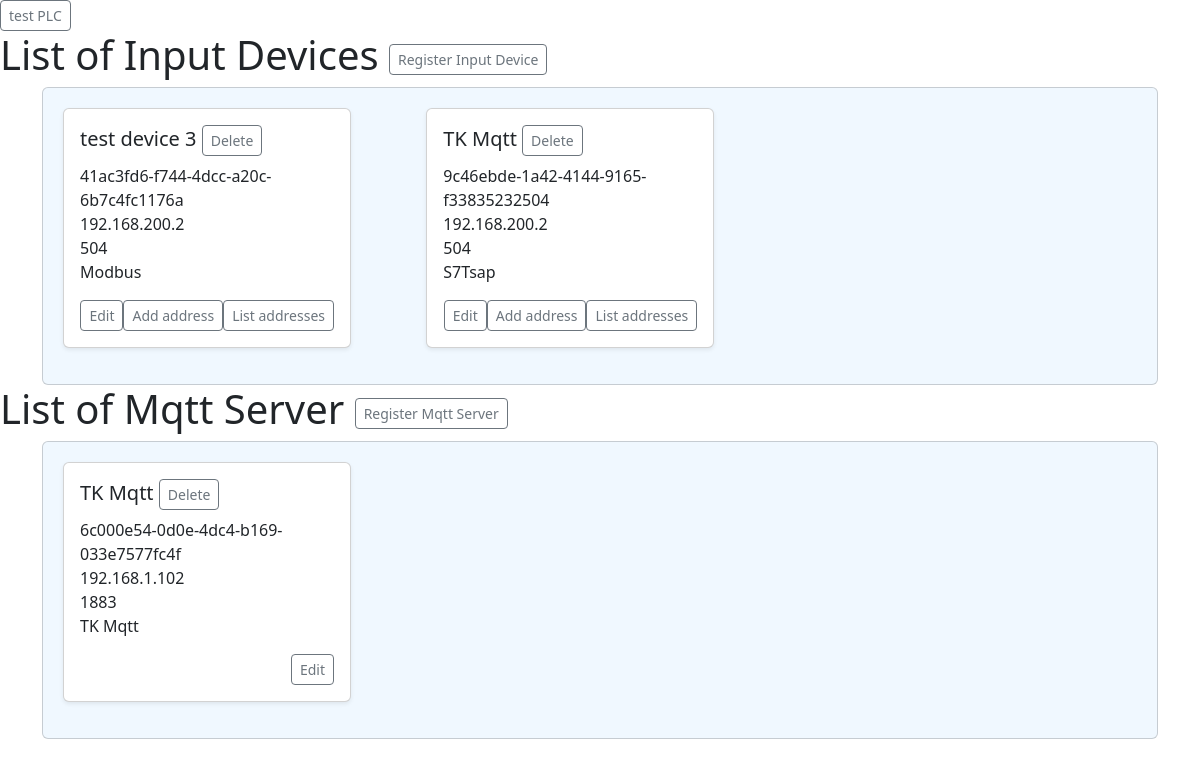
/, run on an earlier commit of the app's database.
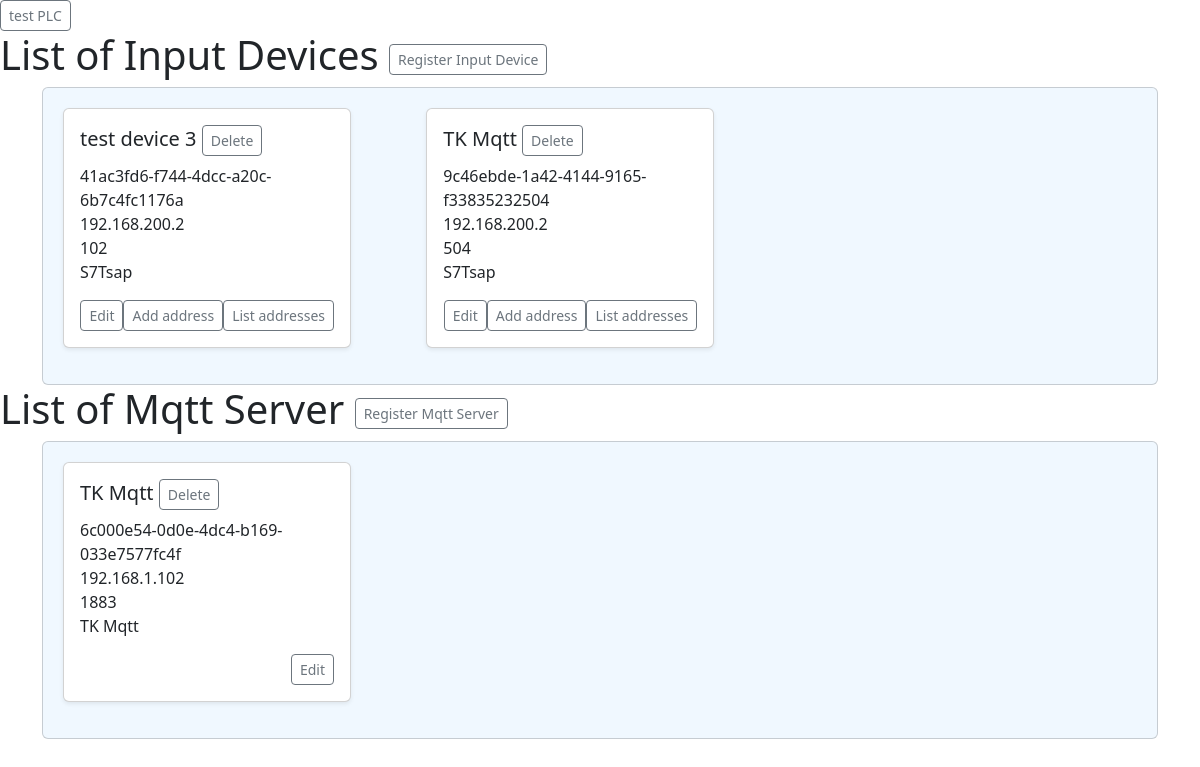
And on a later commit of the database.
### iiot/models.py (models this page shows, shortened)
class InputDevices(models.Model):
    device_id=models.UUIDField(primary_key=True,default=uuid.uuid4,unique=True)
    device_name=models.CharField(max_length=24)
    ip_address=models.GenericIPAddressField(max_length=24)
    port=models.IntegerField()
    rack=models.IntegerField(default=1)
    slot=models.IntegerField(default=1)
    device_protocol=models.CharField(max_length=10,choices=plc_protocols,default="S7Tsap")

### iiot/views.py (the view)
# urls.py: path("", views.listDevices,name='ListDevices'),
def listDevices(request):
    inputDevices=InputDevices.objects.all()
    mqttServers=MqttServers.objects.all()
    context={
         'inputDevices':inputDevices,
         'mqttServers':mqttServers
     }
    return render(request,"iiot/listDevices.html",context)

### iiot/templates/iiot/listDevices.html
{% extends 'base/base.html' %}
{% load crispy_forms_tags %}
{% block 'body' %}
<a href="{% url 'test'  %}" type="button" class="btn btn-sm btn-outline-secondary">test PLC</a>
    <div>
    <h1>List of Input Devices
        <a href="{% url 'RegisterInput'  %}" type="button" class="btn btn-sm btn-outline-secondary">Register Input Device</a>
    </h1>
    </div>
    <div class="container">
        <div class="card overflow-auto" style="background-color: #f0f8ff; padding: 20px;">
            <div class="row row-cols-1 row-cols-sm-2 row-cols-md-3 g-3">
                {% for dev in inputDevices %}
                <div class="col">
                    {% include "components/listing_InputDevices.html" %}
                </div>
                {% endfor %}
            </div>
        </div>
    </div>
    <div>
        <h1>List of Mqtt Server <a href="{% url 'RegMqtt'  %}" type="button" class="btn btn-sm btn-outline-secondary">Register Mqtt Server</a>
        </h1>
        </div>
    <div class="container">
        <div class="card overflow-auto" style="background-color: #f0f8ff; padding: 20px;">
            <div class="row row-cols-1 row-cols-sm-2 row-cols-md-3 g-3">
            {% for dev in mqttServers %}
            <div class="col">
                {% include "components/listing_MqttServers.html" %}
            </div>
            {% endfor %}
        </div>
    </div>
    </div>
{% endblock %}

### iiot/templates/components/listing_InputDevices.html
<div class="card shadow-sm mb-3" style="max-width: 18rem;">
    <div class="card-body">
        <h5 class="card-title">{{dev.device_name}}
            <a href="{% url 'RemoveInputDevice'  device_id=dev.device_id %}" type="button" class="btn btn-sm btn-outline-secondary">Delete</a>
        </h5>
        <ul class="list-unstyled mb-3">
            <li>{{dev.device_id}}</li>
            <li>{{dev.ip_address}}</li> <li>{{dev.port}}</li>
            <li>{{dev.device_protocol}}</li>
        </ul>
        <div class="d-flex justify-content-end">
            <a href="{% url 'EditInput' device_id=dev.device_id %}" type="button" class="btn btn-sm btn-outline-secondary">Edit</a>
            <a href="{% url 'RegInputAddress' device_id=dev.device_id %}" type="button" class="btn btn-sm btn-outline-secondary">Add address</a>
            <a href="{% url 'ListInputAddress' %}" type="button" class="btn btn-sm btn-outline-secondary">List addresses</a>
        </div>
    </div>
</div>

What changed in the data, as far as the page shows it:
changed InputDevices "test device 3": port "504" → "102"; device_protocol "Modbus" → "S7Tsap"
